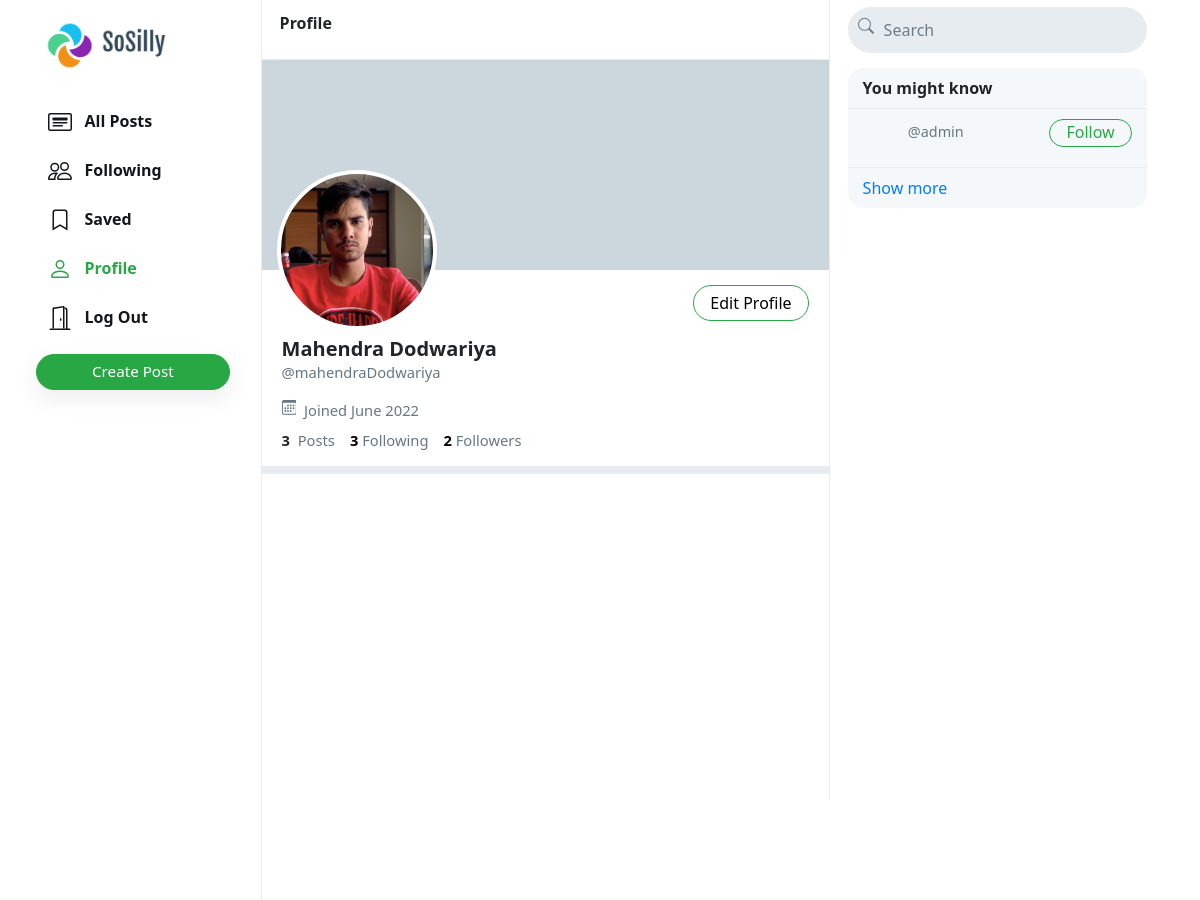
The app's page /mahendraDodwariya (signed in, upper part), older data.
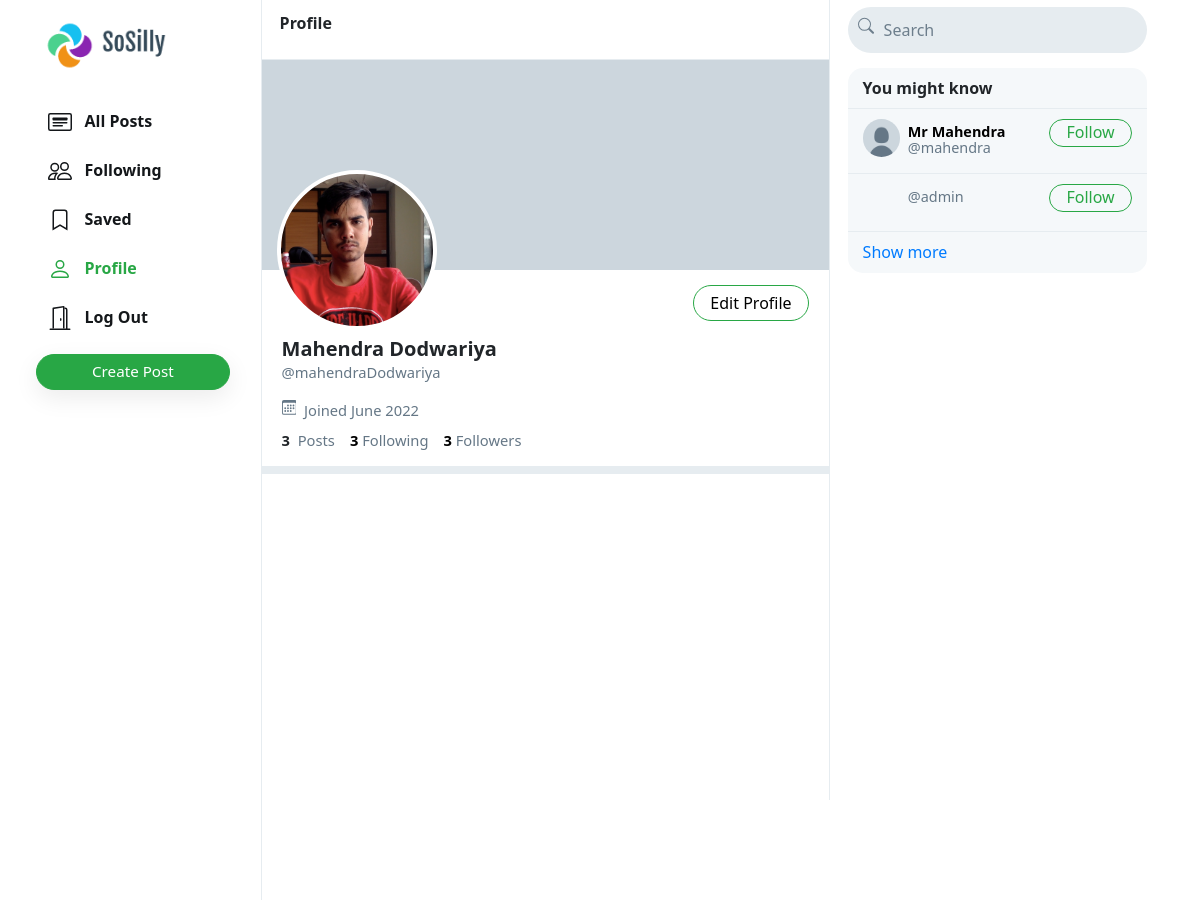
The same page, newer data.
### network/models.py (models this page shows, shortened)
class User(AbstractUser):
    profile_pic = models.ImageField(upload_to='profile_pic/')
    bio = models.TextField(max_length=160, blank=True, null=True)
    cover = models.ImageField(upload_to='covers/', blank=True)

### network/views.py (the view)
# urls.py: path("<str:username>", views.profile, name='profile'),
def profile(request, username):
    user = User.objects.get(username=username)
    all_posts = Post.objects.filter(creater=user).order_by('-date_created')
    paginator = Paginator(all_posts, 10)
    page_number = request.GET.get('page')
    if page_number == None:
        page_number = 1
    posts = paginator.get_page(page_number)
    followings = []
    suggestions = []
    follower = False
    if request.user.is_authenticated:
        followings = Follower.objects.filter(followers=request.user).values_list('user', flat=True)
        suggestions = User.objects.exclude(pk__in=followings).exclude(username=request.user.username).order_by("?")[:6]
        if request.user in Follower.objects.get(user=user).followers.all():
            follower = True
    follower_count = Follower.objects.get(user=user).followers.all().count()
    following_count = Follower.objects.filter(followers=user).count()
    return render(request, 'network/profile.html', {
        "username": user,
        "posts": posts,
        "posts_count": all_posts.count(),
        "suggestions": suggestions,
        "page": "profile",
        "is_follower": follower,
        "follower_count": follower_count,
        "following_count": following_count
    })

### network/templates/network/profile.html (shortened to what this page needs)
{% extends 'network/index.html' %}
{% load static %}
{% block profile %}
    <div class="profile-view" data-user="{{username.username}}">
        <div class="cover-image" style="background-image: url(/media/{{username.cover}})"></div>
        <div class="profile-image" style="background-image: url(/media/{{username.profile_pic}})"></div>
        <div class="profile-details">
            <div>
                {% if user.username == username.username %}
                    <button class="btn btn-outline-success float-right" id="edit-profile-btn"><a href="{% url 'editProfile' %}">Edit Profile</a> </button>
                {% elif is_follower %}
                    <button class="btn btn-success float-right" onclick="unfollow_user(this,'{{username.username}}','edit_page')" id="following-btn">Following</button>
                {% else %}
                    <button class="btn btn-outline-success float-right" onclick="follow_user(this,'{{username.username}}','edit_page')" id="follow-btn">Follow</button>
                {% endif %}
            </div>
            <div class="details-data">
                <h5>{{username.first_name}} {{username.last_name}}</h5>
                <div class="grey">@{{username.username}}</div>
                <div class="grey" style="padding: 8px 0px;">
                    &nbsp;Joined {{username.date_joined | date:"F Y"}}
                </div>
                <div>
                    <strong>
                        {{posts_count}}
                    </strong>
                    &nbsp;<span class="grey">Posts</span>
                    <a href="#">
                        <strong id="following__count">{{following_count | default:0}}</strong>&nbsp;<span class="grey">Following</span>
                    </a>
                    <a href="#">
                        <strong id="follower__count">{{follower_count | default:0}}</strong>&nbsp;<span class="grey">Followers</span>
                    </a>
                </div>
            </div>
        </div>
    </div>
    <div class="space"></div>
{% endblock %}

### network/templates/network/index.html (shortened to what this page needs)
{% extends "network/layout.html" %}
{% load static %}
{% block body %}
    <div class="main-div">
        <div class="left-div">
            <nav class="head heading">
                {% if page == 'all_posts' %}
                    All Posts
                {% elif page == 'following' %}
                    Following
                {% elif page == 'saved' %}
                    Saved
                {% elif page == 'profile' %}
                    Profile
                {% else %}
                    Explore
                {% endif %}
            </nav>
            <div class="left-div-content">
                <div class="posts-view">
                    {% block profile %}
                    {% endblock %}
                    <div class="main-div-content">
                    </div>
                </div>
            </div>
        </div>
    </div>
{% endblock %}

### network/templates/network/layout.html (shortened to what this page needs)
{% load static %}
<!DOCTYPE html>
<html lang="en">
    <head>
        <link rel="stylesheet" href="https://stackpath.bootstrapcdn.com/bootstrap/4.4.1/css/bootstrap.min.css">
        <link href="{% static 'network/styles.css' %}" rel="stylesheet">
    </head>
    <body>
        <div class="body" data-page="{{page}}">
            <div class="sidenav">
                <a href="{% url 'index' %}" class="navbar-brand">
                    <img src="{% static 'network/Images/sosilly_logo.png' %}" height="51px">
                </a>
                <div style="height: 100%;">
                    <div>
                        <div>
                            <ul>
                                <li class="nav-item" id="all_posts">
                                <a href="{% url 'index' %}" class="nav-link">
                                    <div>
                                        &nbsp;&nbsp;All Posts
                                    </div>
                                </a>
                                </li>
                                {% if user.is_authenticated %}
                                    <li class="nav-item" id="following">
                                        <a href="{% url 'following' %}" class="nav-link">
                                            <div>
                                                &nbsp;&nbsp;Following
                                            </div>
                                        </a>
                                    </li>
                                    <li class="nav-item" id="saved">
                                        <a href="{% url 'saved' %}" class="nav-link">
                                            <div>
                                                <svg width="1.5em" height="1.5em" viewBox="0 0 16 16" class="bi bi-bookmark" fill="currentColor" xmlns="http://www.w3.org/2000/svg">
                                                    <path fill-rule="evenodd" d="M8 12l5 3V3a2 2 0 0 0-2-2H5a2 2 0 0 0-2 2v12l5-3zm-4 1.234l4-2.4 4 2.4V3a1 1 0 0 0-1-1H5a1 1 0 0 0-1 1v10.234z"/>
                                                  </svg>
                                                &nbsp;&nbsp;Saved
                                            </div>
                                        </a>
                                    </li>
                                    <li class="nav-item" id="profile">
                                        <a href="{% url 'profile' user.username %}" class="nav-link">
                                            <div>
                                                &nbsp;&nbsp;Profile
                                            </div>
                                        </a>
                                    </li>
                                    <li class="nav-item" id="logout">
                                        <a href="{% url 'logout' %}" class="nav-link">
                                            <div>
                                                &nbsp;&nbsp;Log Out
                                            </div>
                                        </a>
                                    </li>
                                {% endif %}
                            </ul>
                        </div>
                        {% if user.is_authenticated %}
                            <button id="popup-btn" class="btn btn-success new-post-btn" onclick="createpost()">Create Post</button>
                        {% endif %}
                    </div>
                </div>
            </div>
            {% block body %}
            {% endblock %}
            <div class="right-div">
                <nav class="head">
                    <form action="{% url 'search' %}" method="post" id="search-form">
                        <div class="search-div">
                            <div>
                            </div>
                            <input type="text" name="query" id="search-box" placeholder="Search">
                        </div>
                    </form>
                </nav>
                <div class='right-div-content'>
                    <div class="space" style="background-color: white;"></div>
                    {% if user.is_authenticated %}
                        <div class="suggestion-box">
                            <div class="suggestion-header">
                                You might know
                            </div>
                            {% for suggestion in suggestions %}
                                <div class="suggestion-user">
                                    <div>
                                        <a href="{% url 'profile' suggestion.username %}">
                                            <div class="small-profilepic" style="background-image: url(/media/{{suggestion.profile_pic}})"></div>
                                        </a>
                                    </div>
                                    <div class="user-details">
                                        <a href="{% url 'profile' suggestion.username %}">
                                            <div id="user-name">
                                                <strong>
                                                    {{suggestion.first_name}} {{suggestion.last_name}}
                                                </strong>
                                            </div>
                                            <div class="grey">@{{suggestion.username}}</div>
                                        </a>
                                    </div>
                                    <div>
                                        <button class="btn btn-outline-success" type="button" onclick="follow_user(this,'{{suggestion.username}}','suggestion')">Follow</button>
                                    </div>
                                </div>
                            {% empty %}
                                    <div style="text-align: center; border-bottom: .5px solid #e6ecf0; padding: 10px 15px;">
                                        <span class="grey" style="font-size: .9em;">No suggestions available.</span>
                                    </div>
                            {% endfor %}
                            <div class="suggestion-footer">
                                <a href="#">Show more</a>
                            </div>
                        </div>
                    {% endif %}
                </div>
            </div>
        </div>
    </body>
</html>

### network/static/network/styles.css (style rules this page uses)
.body { display: flex; min-height: 100%; font-family: system-ui, sans-serif; }
.btn { border-radius: 20px; padding: 0.32rem 1rem 0.375rem 1rem; }
.btn, .btn:focus, .btn:active { box-shadow: none !important; -webkit-box-shadow: none !important; }
.grey { color: #657786; }
svg { vertical-align: text-top; }
.sidenav { height: 100%; width: 21.8%; position: fixed; top: 0; left: 0; padding: 15px; list-style: none; border-right: .5px solid #e6ecf0; z-index: 100; padding-left: 3%; background-color: white; }
.sidenav ul { list-style: none; padding-left: 0px; margin-top: 3vh; }
.sidenav li { margin-top: 7px; }
.sidenav .nav-link { color: #14171a; line-height: .7em; font-weight: 700; padding: 0px; }
.sidenav .nav-link > div { padding: 10px 20px 8px 12px; border-radius: 25px; line-height: 0.9em; width: max-content; }
.new-post-btn { padding-left: 55px !important; padding-right: 55px !important; font-size: .95em; font-weight: 530; box-shadow: rgba(0, 0, 0, 0.08) 0px 8px 24px !important; }
.active a { color: #28a745 !important; }
.main-div { position: relative; width: 47.25%; min-height: 100vh; left: 21.8%; }
.left-div { position: relative; }
.head { height: 7.5vh; }
.heading { position: fixed; width: 47.255%; top: 0px; padding: 18px; border-bottom: .5px solid #e6ecf0; line-height: .7em; font-weight: 800; background-color: #fff; z-index: 1000; }
.left-div-content { margin-top: 7.5vh; }
.small-profilepic { width: 3.1vw; height: 3.1vw; border-radius: 9999px; overflow: hidden; margin-right: 8px; background-size: cover; background-repeat: no-repeat; background-position: center; box-sizing: content-box; }
.space { height: 8px; background-color: #e6ecf0; }
.cover-image { height: 210px; background-size: cover; background-position: center; background-repeat: no-repeat; background-color: #ccd6dd; }
.profile-image { width: 160px; height: 160px; position: absolute; left: 15px; top: 110px; border-radius: 99999px; border: 4px solid white; background-size: cover; background-repeat: no-repeat; background-position: center; background-color: white; }
.profile-details { padding: 15px 20px; }
.profile-details button { padding-bottom: 0.3rem; }
.profile-details > .details-data { margin-top: 52px; font-size: .92em; }
.profile-details h5 { font-weight: 800; margin-bottom: 0px; }
.profile-details a { color: black; text-decoration: none; }
.right-div { width: 28%; height: 100vh; position: fixed; right: 2.95%; border-left: .5px solid #e6ecf0; background-color: white; }
.right-div .head { padding: .9vh 1.5vw; }
.right-div .search-div { margin-left: auto; margin-right: auto; display: flex; border-radius: 25px; background-color: #e6ecf0; padding-left: 10px; padding-right: 10px; vertical-align: middle; }
#search-box { height: 5.7vh; border: none; background: none; outline: none; width: 100%; margin-left: 8px; }
#search-box::placeholder { color: #6d7e8c; }
.right-div-content { height: 92.5vh; overflow: auto; padding-left: 1.5vw; padding-right: 1.5vw; }
.suggestion-box, .guest-box { border-radius: 15px; overflow: hidden; background-color: #f5f8fa; }
.suggestion-header { padding: 13px 15px; line-height: .9em; font-weight: 800; border-bottom: .5px solid #e6ecf0; }
.suggestion-user { display: flex; padding: 10px 15px; font-size: .9em; border-bottom: .5px solid #e6ecf0; }
.suggestion-user a { color: black; text-decoration: none; }
.user-details { flex: 1; line-height: 1.1em; padding: 5px 0px 7px 0px; }
.suggestion-user .btn { padding: 0em 1em .09em 1em; }
.suggestion-footer { padding: 13px 15px; line-height: .9em; }
.suggestion-footer a { text-decoration: none; }

Row changes from the older to the newer data that the page shows:
added User: profile_pic (placeholder picture), first_name "Mr", last_name "Mahendra", username "mahendra"
Text that changed along with them:
{{ follower_count | default:0 }}: "2" → "3"
